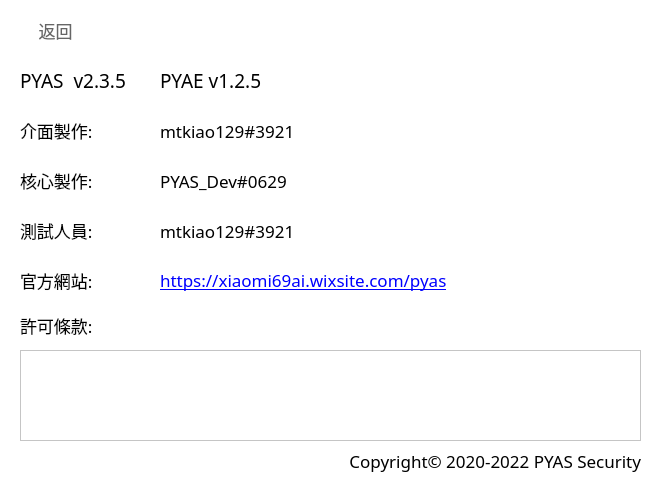
    <widget class="QWidget" name="About_widget" native="true">
     <property name="geometry">
      <rect>
       <x>170</x>
       <y>50</y>
       <width>671</width>
       <height>481</height>
      </rect>
     </property>
     <property name="font">
      <font>
       <family>Microsoft YaHei</family>
       <pointsize>11</pointsize>
       <stylestrategy>PreferAntialias</stylestrategy>
      </font>
     </property>
     <property name="styleSheet">
      <string notr="true">background-color:rgba(255, 255, 255,255);</string>
     </property>
     <widget class="QPushButton" name="About_Back">
      <property name="geometry">
       <rect>
        <x>10</x>
        <y>10</y>
        <width>91</width>
        <height>41</height>
       </rect>
      </property>
      <property name="sizePolicy">
       <sizepolicy hsizetype="Minimum" vsizetype="Minimum">
        <horstretch>0</horstretch>
        <verstretch>0</verstretch>
       </sizepolicy>
      </property>
      <property name="font">
       <font>
        <family>Microsoft YaHei</family>
        <pointsize>13</pointsize>
        <stylestrategy>PreferAntialias</stylestrategy>
       </font>
      </property>
      <property name="focusPolicy">
       <enum>Qt::StrongFocus</enum>
      </property>
      <property name="styleSheet">
       <string notr="true">QPushButton
{
	border:none;
	background-color:rgba(0,0,0,0);
	color:rgba(60,60,60,200);
}
QPushButton:hover
{
    color:rgba(60,60,60,255);
}
</string>
      </property>
      <property name="text">
       <string>返回</string>
      </property>
      <property name="icon">
       <iconset>
        <normaloff>:/icon/Icon/exit2.png</normaloff>:/icon/Icon/exit2.png</iconset>
      </property>
      <property name="iconSize">
       <size>
        <width>20</width>
        <height>20</height>
       </size>
      </property>
      <property name="checkable">
       <bool>false</bool>
      </property>
     </widget>
     <widget class="QLabel" name="PYAS_Version">
      <property name="geometry">
       <rect>
        <x>20</x>
        <y>60</y>
        <width>131</width>
        <height>41</height>
       </rect>
      </property>
      <property name="font">
       <font>
        <family>Microsoft YaHei</family>
        <pointsize>14</pointsize>
        <weight>50</weight>
        <bold>false</bold>
        <underline>false</underline>
       </font>
      </property>
      <property name="styleSheet">
       <string notr="true"/>
      </property>
      <property name="text">
       <string>PYAS  v2.3.5</string>
      </property>
      <property name="alignment">
       <set>Qt::AlignLeading|Qt::AlignLeft|Qt::AlignVCenter</set>
      </property>
     </widget>
     <widget class="QLabel" name="GUI_Made_title">
      <property name="geometry">
       <rect>
        <x>20</x>
        <y>110</y>
        <width>131</width>
        <height>41</height>
       </rect>
      </property>
      <property name="font">
       <font>
        <family>Microsoft YaHei</family>
        <pointsize>13</pointsize>
        <weight>50</weight>
        <bold>false</bold>
       </font>
      </property>
      <property name="styleSheet">
       <string notr="true"/>
      </property>
      <property name="text">
       <string>介面製作:</string>
      </property>
      <property name="alignment">
       <set>Qt::AlignLeading|Qt::AlignLeft|Qt::AlignVCenter</set>
      </property>
     </widget>
     <widget class="QLabel" name="GUI_Made_Name">
      <property name="geometry">
       <rect>
        <x>160</x>
        <y>110</y>
        <width>461</width>
        <height>41</height>
       </rect>
      </property>
      <property name="font">
       <font>
        <family>Microsoft YaHei</family>
        <pointsize>13</pointsize>
        <weight>50</weight>
        <bold>false</bold>
       </font>
      </property>
      <property name="styleSheet">
       <string notr="true"/>
      </property>
      <property name="text">
       <string>mtkiao129#3921</string>
      </property>
      <property name="alignment">
       <set>Qt::AlignLeading|Qt::AlignLeft|Qt::AlignVCenter</set>
      </property>
     </widget>
     <widget class="QLabel" name="Core_Made_title">
      <property name="geometry">
       <rect>
        <x>20</x>
        <y>160</y>
        <width>131</width>
        <height>41</height>
       </rect>
      </property>
      <property name="font">
       <font>
        <family>Microsoft YaHei</family>
        <pointsize>13</pointsize>
        <weight>50</weight>
        <bold>false</bold>
       </font>
      </property>
      <property name="styleSheet">
       <string notr="true"/>
      </property>
      <property name="text">
       <string>核心製作:</string>
      </property>
      <property name="alignment">
       <set>Qt::AlignLeading|Qt::AlignLeft|Qt::AlignVCenter</set>
      </property>
     </widget>
     <widget class="QLabel" name="Core_Made_Name">
      <property name="geometry">
       <rect>
        <x>160</x>
        <y>160</y>
        <width>461</width>
        <height>41</height>
       </rect>
      </property>
      <property name="font">
       <font>
        <family>Microsoft YaHei</family>
        <pointsize>13</pointsize>
        <weight>50</weight>
        <bold>false</bold>
       </font>
      </property>
      <property name="styleSheet">
       <string notr="true"/>
      </property>
      <property name="text">
       <string>PYAS_Dev#0629</string>
      </property>
      <property name="alignment">
       <set>Qt::AlignLeading|Qt::AlignLeft|Qt::AlignVCenter</set>
      </property>
     </widget>
     <widget class="QLabel" name="Testers_title">
      <property name="geometry">
       <rect>
        <x>20</x>
        <y>210</y>
        <width>131</width>
        <height>41</height>
       </rect>
      </property>
      <property name="font">
       <font>
        <family>Microsoft YaHei</family>
        <pointsize>13</pointsize>
        <weight>50</weight>
        <bold>false</bold>
       </font>
      </property>
      <property name="styleSheet">
       <string notr="true"/>
      </property>
      <property name="text">
       <string>測試人員:</string>
      </property>
      <property name="alignment">
       <set>Qt::AlignLeading|Qt::AlignLeft|Qt::AlignVCenter</set>
      </property>
     </widget>
     <widget class="QLabel" name="Testers_Name">
      <property name="geometry">
       <rect>
        <x>160</x>
        <y>210</y>
        <width>461</width>
        <height>41</height>
       </rect>
      </property>
      <property name="font">
       <font>
        <family>Microsoft YaHei</family>
        <pointsize>13</pointsize>
        <weight>50</weight>
        <bold>false</bold>
       </font>
      </property>
      <property name="styleSheet">
       <string notr="true"/>
      </property>
      <property name="text">
       <string>mtkiao129#3921</string>
      </property>
      <property name="alignment">
       <set>Qt::AlignLeading|Qt::AlignLeft|Qt::AlignVCenter</set>
      </property>
     </widget>
     <widget class="QLabel" name="PYAS_URL_title">
      <property name="geometry">
       <rect>
        <x>20</x>
        <y>260</y>
        <width>181</width>
        <height>41</height>
       </rect>
      </property>
      <property name="font">
       <font>
        <family>Microsoft YaHei</family>
        <pointsize>13</pointsize>
        <weight>50</weight>
        <bold>false</bold>
       </font>
      </property>
      <property name="styleSheet">
       <string notr="true"/>
      </property>
      <property name="text">
       <string>官方網站:</string>
      </property>
      <property name="alignment">
       <set>Qt::AlignLeading|Qt::AlignLeft|Qt::AlignVCenter</set>
      </property>
     </widget>
     <widget class="QLabel" name="PYAS_URL">
      <property name="geometry">
       <rect>
        <x>160</x>
        <y>260</y>
        <width>461</width>
        <height>41</height>
       </rect>
      </property>
      <property name="font">
       <font>
        <family>Microsoft YaHei</family>
        <pointsize>13</pointsize>
        <weight>50</weight>
        <bold>false</bold>
       </font>
      </property>
      <property name="styleSheet">
       <string notr="true"/>
      </property>
      <property name="text">
       <string>&lt;html&gt;&lt;head/&gt;&lt;body&gt;&lt;p&gt;&lt;a href=&quot;https://xiaomi69ai.wixsite.com/pyas&quot;&gt;&lt;span style=&quot; text-decoration: underline; color:#0000ff;&quot;&gt;https://xiaomi69ai.wixsite.com/pyas&lt;/span&gt;&lt;/a&gt;&lt;/p&gt;&lt;/body&gt;&lt;/html&gt;</string>
      </property>
      <property name="alignment">
       <set>Qt::AlignLeading|Qt::AlignLeft|Qt::AlignVCenter</set>
      </property>
      <property name="openExternalLinks">
       <bool>true</bool>
      </property>
     </widget>
     <widget class="QLabel" name="PYAS_CopyRight">
      <property name="geometry">
       <rect>
        <x>20</x>
        <y>440</y>
        <width>621</width>
        <height>41</height>
       </rect>
      </property>
      <property name="font">
       <font>
        <family>Microsoft YaHei</family>
        <pointsize>13</pointsize>
        <weight>50</weight>
        <bold>false</bold>
       </font>
      </property>
      <property name="styleSheet">
       <string notr="true"/>
      </property>
      <property name="text">
       <string>Copyright© 2020-2022 PYAS Security</string>
      </property>
      <property name="alignment">
       <set>Qt::AlignRight|Qt::AlignTrailing|Qt::AlignVCenter</set>
      </property>
     </widget>
     <widget class="QLabel" name="PYAE_Version">
      <property name="geometry">
       <rect>
        <x>160</x>
        <y>60</y>
        <width>461</width>
        <height>41</height>
       </rect>
      </property>
      <property name="font">
       <font>
        <family>Microsoft YaHei</family>
        <pointsize>14</pointsize>
        <weight>50</weight>
        <bold>false</bold>
        <underline>false</underline>
       </font>
      </property>
      <property name="styleSheet">
       <string notr="true"/>
      </property>
      <property name="text">
       <string>PYAE v1.2.5</string>
      </property>
      <property name="alignment">
       <set>Qt::AlignLeading|Qt::AlignLeft|Qt::AlignVCenter</set>
      </property>
     </widget>
     <widget class="QTextEdit" name="License_terms">
      <property name="geometry">
       <rect>
        <x>20</x>
        <y>350</y>
        <width>621</width>
        <height>91</height>
       </rect>
      </property>
      <property name="styleSheet">
       <string notr="true"/>
      </property>
      <property name="readOnly">
       <bool>true</bool>
      </property>
     </widget>
     <widget class="QLabel" name="License_terms_title">
      <property name="geometry">
       <rect>
        <x>20</x>
        <y>310</y>
        <width>211</width>
        <height>31</height>
       </rect>
      </property>
      <property name="font">
       <font>
        <family>Microsoft YaHei</family>
        <pointsize>13</pointsize>
        <weight>50</weight>
        <bold>false</bold>
       </font>
      </property>
      <property name="styleSheet">
       <string notr="true"/>
      </property>
      <property name="text">
       <string>許可條款:</string>
      </property>
      <property name="alignment">
       <set>Qt::AlignLeading|Qt::AlignLeft|Qt::AlignVCenter</set>
      </property>
     </widget>
    </widget>
